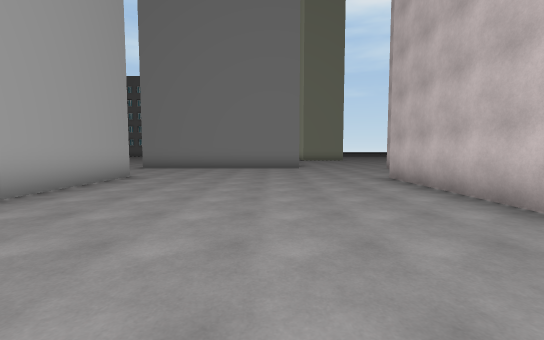
View 1 (above)

24 first-person views from a walk through a 3-D level made in the Unity game engine. The camera is 1.4 m above the floor, tilts 4° down and sees 90° across. Doors are open. The floor is counted in squares, 2 m on a side. Each view is taken from the middle of a square. On the plan, view 1 faces up. The plan holds only what a view shows up to about 9 squares ahead; the rest is blank. The place goes on beyond the plan.

View 2
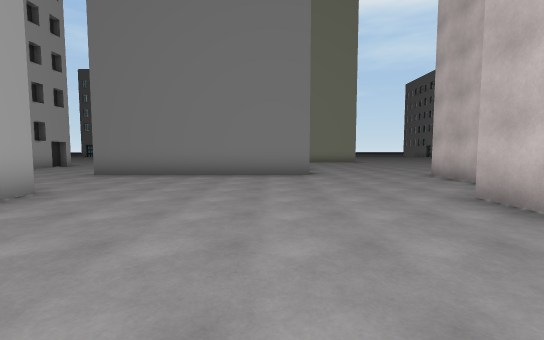

View 3
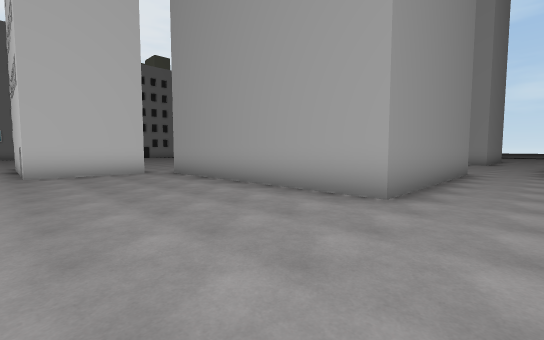

View 4
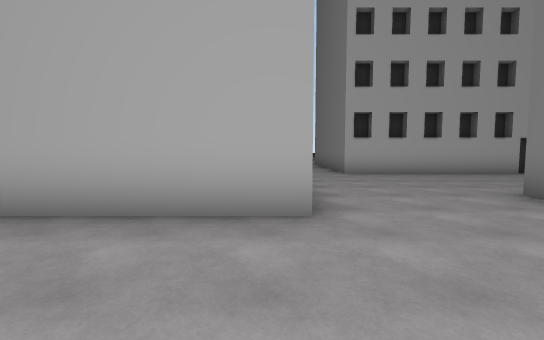

View 5
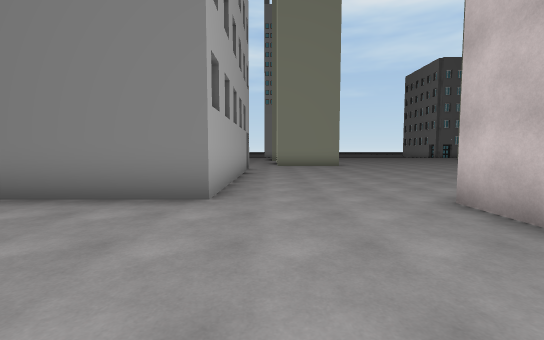

View 6
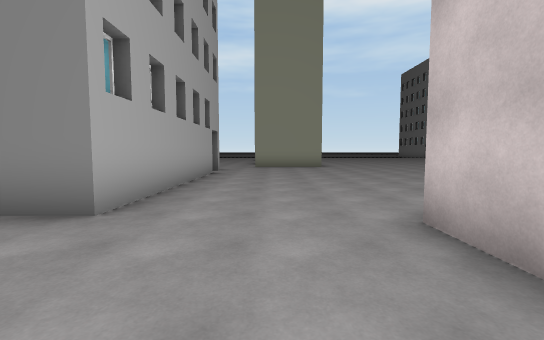

View 7
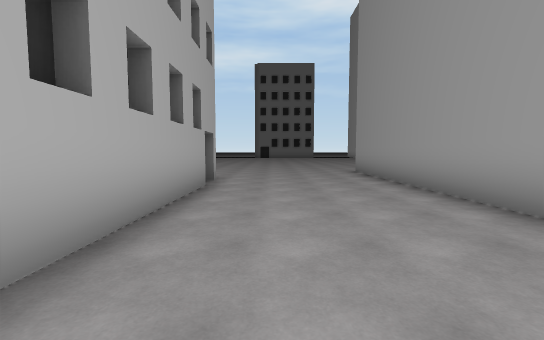

View 8
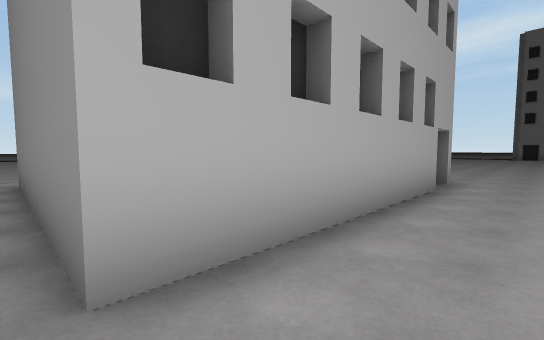

View 9
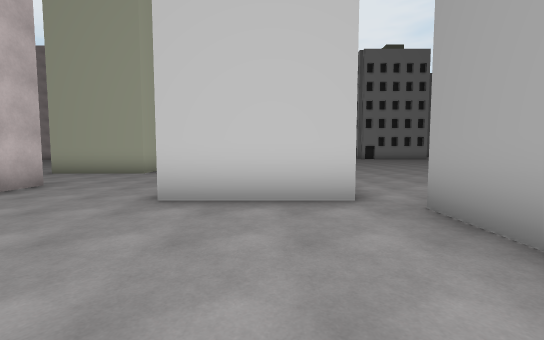

View 10
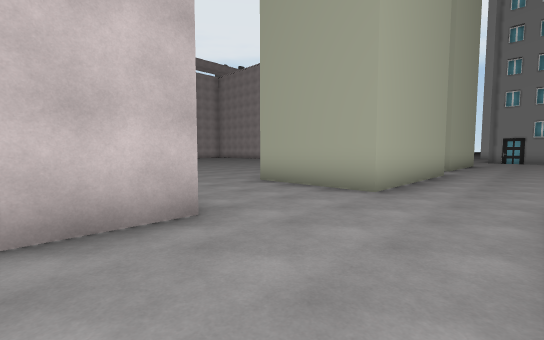

View 11
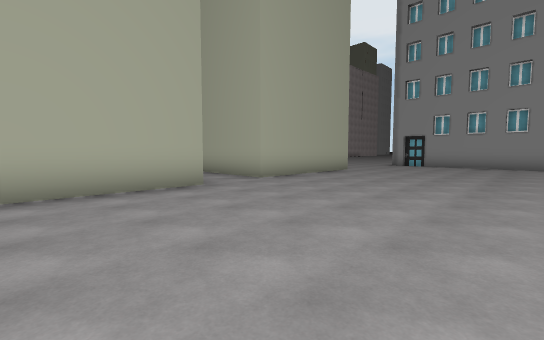

View 12
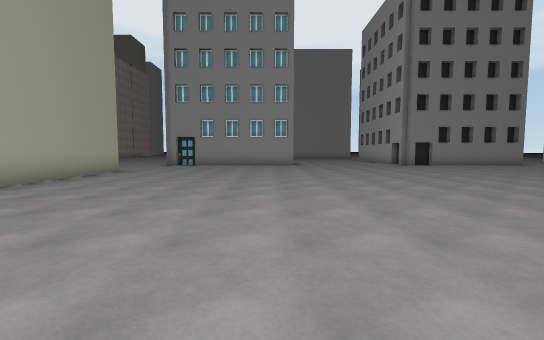

View 13
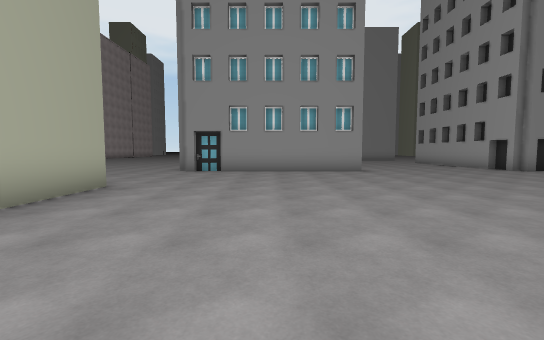

View 14
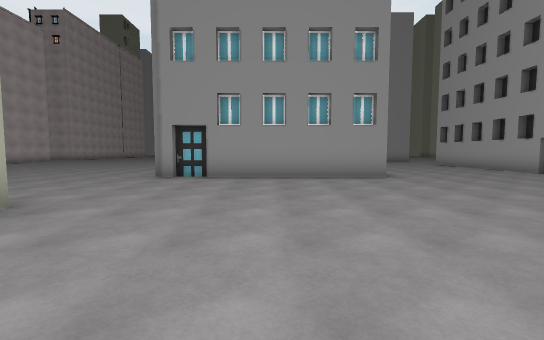

View 15
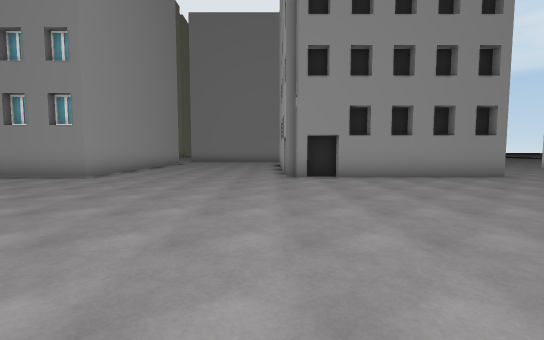

View 16
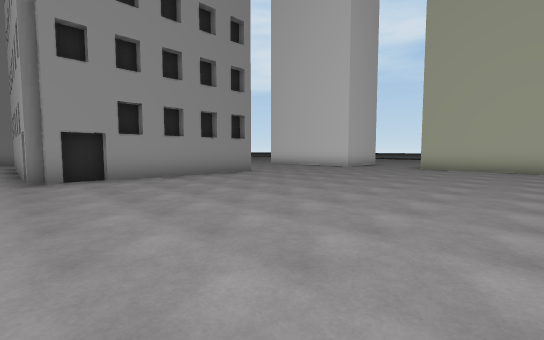

View 17
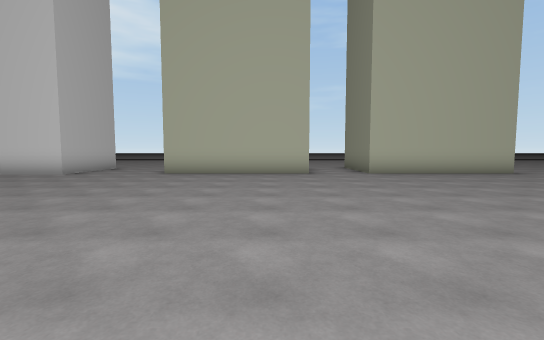

View 18
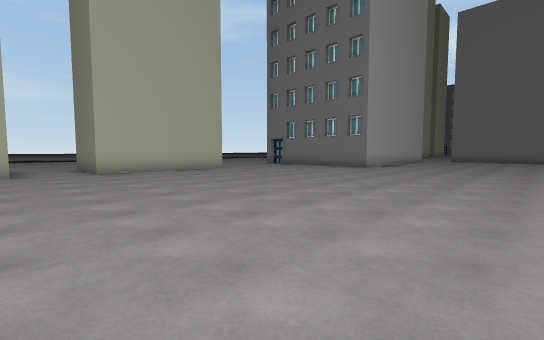

View 19
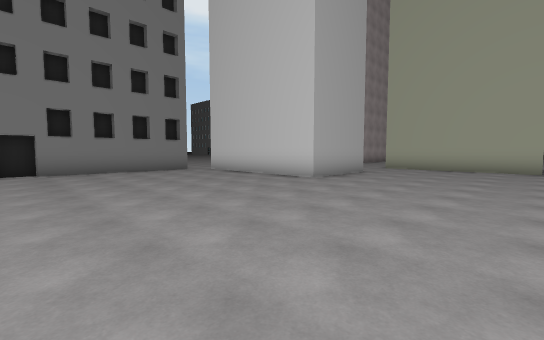

View 20
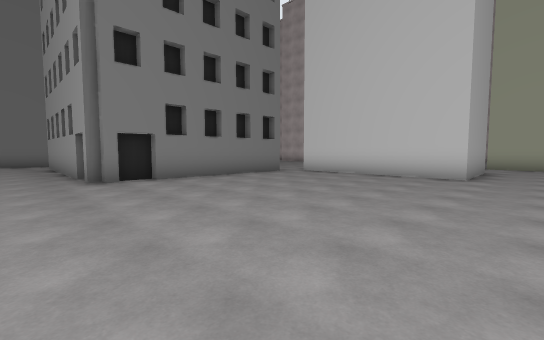

View 21
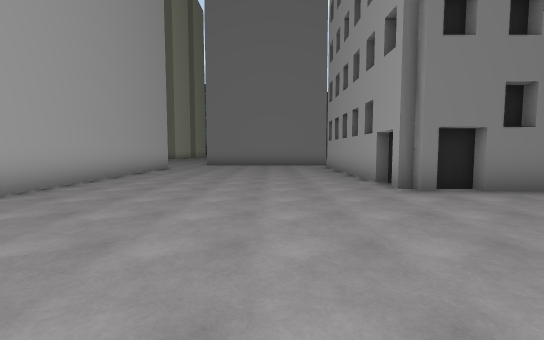

View 22
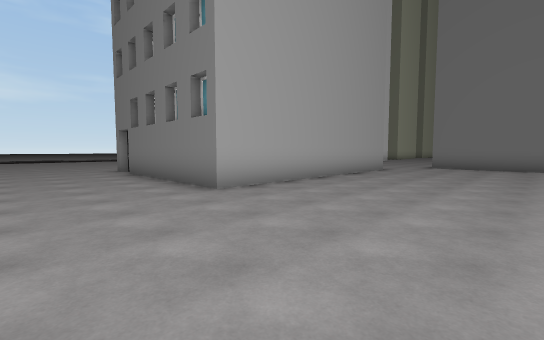

View 23
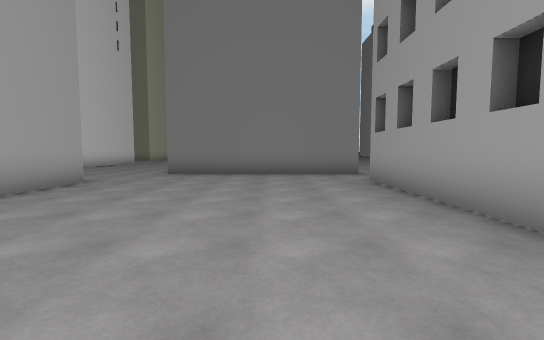

View 24
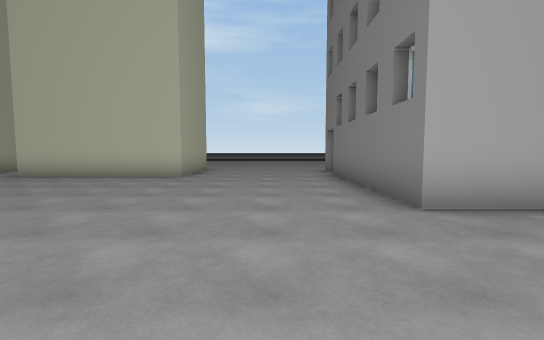

### Floor plan
Key: @ floor where view 1 was taken; # wall or solid block; . floor; O other object.
Columns run from 21 left of view 1 to 7 right of it. Each row starts with its distance up from view 1.
 17            .....O     #......
 16            #....O     O......
 15            O....O     O......
 14            O....O     O......
 13            O....O     O.....
 12            O....O     O.....
 11            O....#OOOOO#....
 10    ...OOOOOO..............#
  9    .......................#
  8     ......................
  7     O.......OOOOOO......#
  6     O.......O    O......#
  5     O.......O    O......#
  4     O.......O    O......#
  3     O.......O    O......#
  2     O.......O    O......
  1     O.......OOOOOO.....
  0 OOOOO.............#OO@..
 -1 ..................O O...
 -2 ..................O O.....
 -3 ..................O O.......
 -4 ..................OOO........
 -5 O......................OOO#..
 -6 O......................O
 -7 O.......... ...........O
 -8 O.......... ...........O
 -9 O.......... ...........#
-10 ...........   ............
-11 O..........  ...........OOO
-12 O.......................O
-13 O.......................O
-14 O.......................O
-15 O.......................O
-16 .........................
-17 ..........................
-18 .... ......................
-19 OO.  .######................
-20  O   .OOOOOO.....OOOOOOO.....
-21            O.....O      .....
-22            O.
-23            O.

Positions as (right, up) in squares from view 1, and headings:
1: (0, 0), facing up
2: (0, 3), facing up
3: (0, 9), facing down-left
4: (-1, 7), facing left
5: (2, 7), facing up
6: (3, 8), facing up
7: (-8, 9), facing up
8: (-8, 9), facing up-left
9: (-2, 4), facing down
10: (0, 0), facing down-right
11: (-3, -6), facing down-right
12: (-3, -6), facing down
13: (-1, -10), facing down
14: (-1, -12), facing down
15: (-9, -12), facing down
16: (-9, -12), facing down-left
17: (-12, -12), facing left
18: (-11, -11), facing up-left
19: (-9, -9), facing up-right
20: (-11, -6), facing up-right
21: (-12, -4), facing up
22: (-12, -3), facing up-left
23: (-12, 1), facing up
24: (-13, -2), facing left
